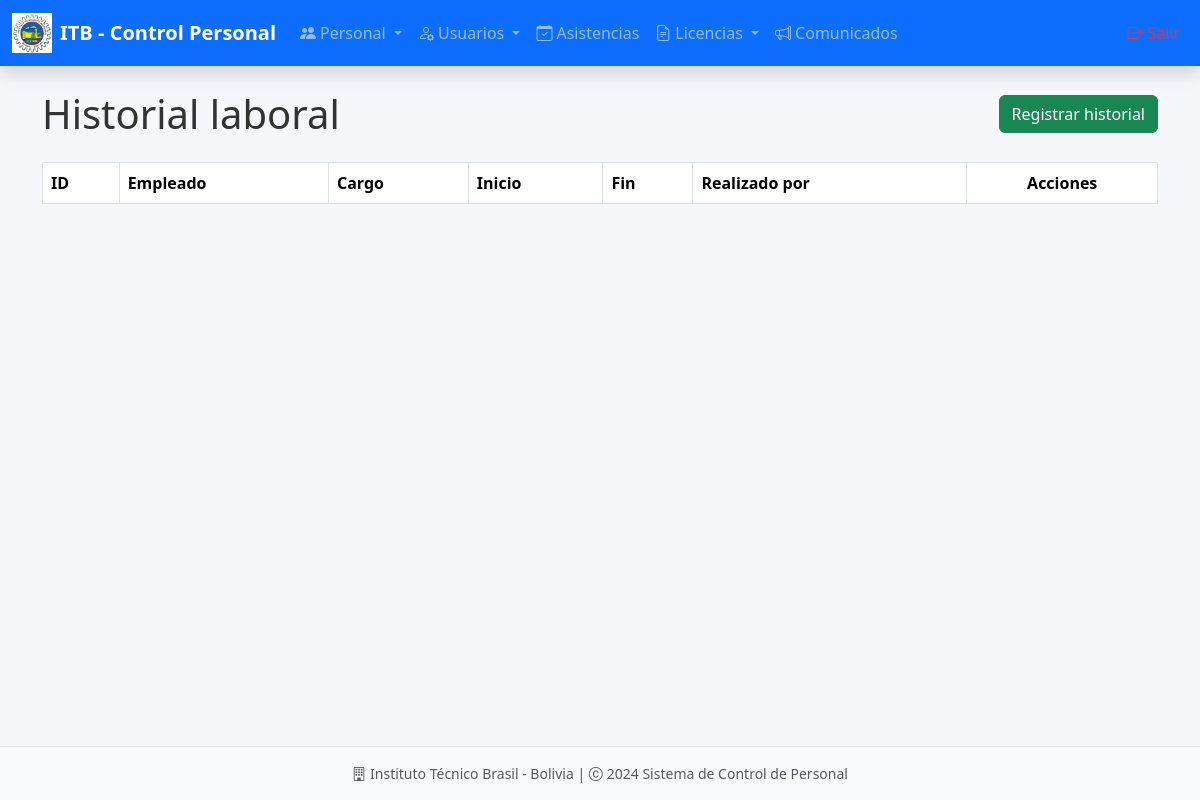
Before: /historiales/ with the older database file.
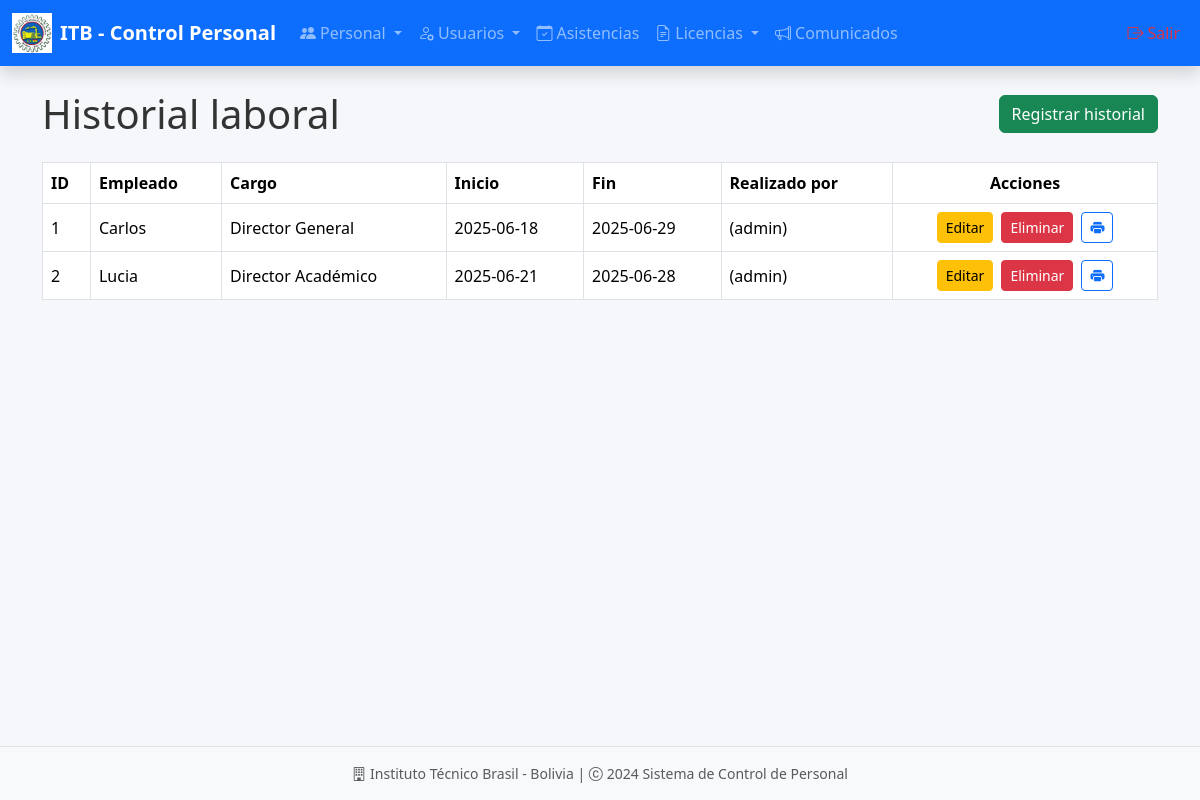
After: the same page with the newer database file.
### models/historial_model.py (models this page shows, shortened)
class Historial(db.Model):
    __tablename__ = "historial_laboral"
    id = db.Column(db.Integer, primary_key=True)
    empleado_id = db.Column(db.Integer, db.ForeignKey('empleados.id'), nullable=False)
    cargo = db.Column(db.String(100), nullable=False)
    fecha_inicio = db.Column(db.Date, nullable=False)
    fecha_fin = db.Column(db.Date)
    usuario_id = db.Column(db.Integer, db.ForeignKey('usuarios.id'), nullable=False)
    empleado = db.relationship('Empleado', back_populates='historial_laboral')
    usuario = db.relationship('Usuario', back_populates='historiales')
    @staticmethod
    def get_all():
        return Historial.query.all()

### models/empleado_model.py (models this page shows, shortened)
class Empleado(db.Model):
    __tablename__ = "empleados"
    id = db.Column(db.Integer, primary_key=True)
    nombre = db.Column(db.String(255), nullable=False)
    apellido = db.Column(db.String(255), nullable=False)
    ci = db.Column(db.String(20), nullable=False, unique=True)
    email = db.Column(db.String(255), nullable=False, unique=True)
    telefono = db.Column(db.String(20), nullable=False)
    fecha = db.Column(db.DateTime, nullable=False, default=datetime.utcnow)
    cargo_id = db.Column(db.Integer, db.ForeignKey('cargos.id'), nullable=False)
    cargo = db.relationship('Cargo', back_populates='empleados')
    usuarios = db.relationship('Usuario', back_populates='empleado', uselist=False)  # mantener el nombre "usuarios"
    asistencias = db.relationship('Asistencia', back_populates='empleado', cascade='all, delete-orphan')
    historial_laboral = db.relationship('Historial', back_populates='empleado', cascade='all, delete-orphan')
    licencias_aprobadas = db.relationship('LicenciaAprobada', back_populates='empleado', cascade='all, delete-orphan')
    solicitudes_licencia = db.relationship('SolicitudLicencia', back_populates='empleado', cascade='all, delete-orphan')
    def delete(self):
        db.session.delete(self)
        db.session.commit()

### models/usuario_model.py (models this page shows, shortened)
class Usuario(db.Model):
    __tablename__ = "usuarios"
    id = db.Column(db.Integer, primary_key=True)
    username = db.Column(db.String(50), nullable=False, unique=True)
    password = db.Column(db.String(255), nullable=False)
    empleado_id = db.Column(db.Integer, db.ForeignKey('empleados.id'), nullable=False)
    rol_id = db.Column(db.Integer, db.ForeignKey('roles.id'), nullable=False)
    rol = db.relationship('Rol', back_populates='usuarios')
    empleado = db.relationship('Empleado', back_populates='usuarios')
    comunicados = db.relationship('Comunicado', back_populates='usuario', cascade='all, delete-orphan')
    historiales = db.relationship('Historial', back_populates='usuario', cascade='all, delete-orphan')
    def delete(self):
        db.session.delete(self)
        db.session.commit()

### controllers/historial_controller.py (the view)
@historial_bp.route('/')
def index():
    historiales = Historial.get_all()
    return historial_view.list(historiales)

### run.py (called while the page is built)
@app.context_processor
def inject_active_path():
    def is_active(path):
        return 'active' if request.path == path else ''
    return(dict(is_active = is_active))

### views/historial_view.py (called while the page is built)
def list(historiales):
    return render_template('admin/historial/index.html', historiales=historiales)

### templates/admin/historial/index.html (shortened to what this page needs)
{% extends 'admin/base.html' %}
{% block content %}
<div class="d-flex justify-content-between align-items-center mb-4">
    <h1 class="mb-0">Historial laboral</h1>
    <div class="d-flex gap-2">
        <a href="{{ url_for('historial.create') }}" class="btn btn-success no-print">Registrar historial</a>
    </div>
</div>
<table class="table table-bordered table-hover align-middle">
    <thead class="thead-dark">
        <tr>
            <th>ID</th>
            <th>Empleado</th>
            <th>Cargo</th>
            <th>Inicio</th>
            <th>Fin</th>
            <th>Realizado por</th>
            <th class="no-print text-center">Acciones</th>
        </tr>
    </thead>
    <tbody>
        {% for item in historiales %}
        <tr>
            <td>{{ item.id }}</td>
            <td>{{ item.empleado.nombre }}</td>
            <td>{{ item.cargo }}</td>
            <td>{{ item.fecha_inicio.strftime('%Y-%m-%d') }}</td>
            <td>{{ item.fecha_fin.strftime('%Y-%m-%d') if item.fecha_fin else 'Actual' }}</td>
            <td>{{ item.usuario.nombre }} ({{ item.usuario.username }})</td>
            <td class="no-print text-center">
                <div class="d-flex justify-content-center gap-2">
                    <a href="{{ url_for('historial.edit', id=item.id) }}" class="btn btn-sm btn-warning">Editar</a>
                    <a href="{{ url_for('historial.delete', id=item.id) }}" class="btn btn-sm btn-danger"
                        onclick="return confirm('¿Eliminar este historial?');">Eliminar</a>
                    <a href="{{ url_for('historial.imprimir_historial', empleado_id=item.empleado_id) }}"
                        class="btn btn-sm btn-outline-primary">
                        <i class="bi bi-printer-fill"></i>
                    </a>
                </div>
            </td>
        </tr>
        {% endfor %}
    </tbody>
</table>
{% endblock %}

Changed rows visible on the page:
added Historial: id "1", empleado.nombre "Carlos", cargo "Director General", fecha_inicio "2025-06-18", fecha_fin "2025-06-29", usuario.username "admin"
added Historial: id "2", empleado.nombre "Lucia", cargo "Director Académico", fecha_inicio "2025-06-21", fecha_fin "2025-06-28", usuario.username "admin"
